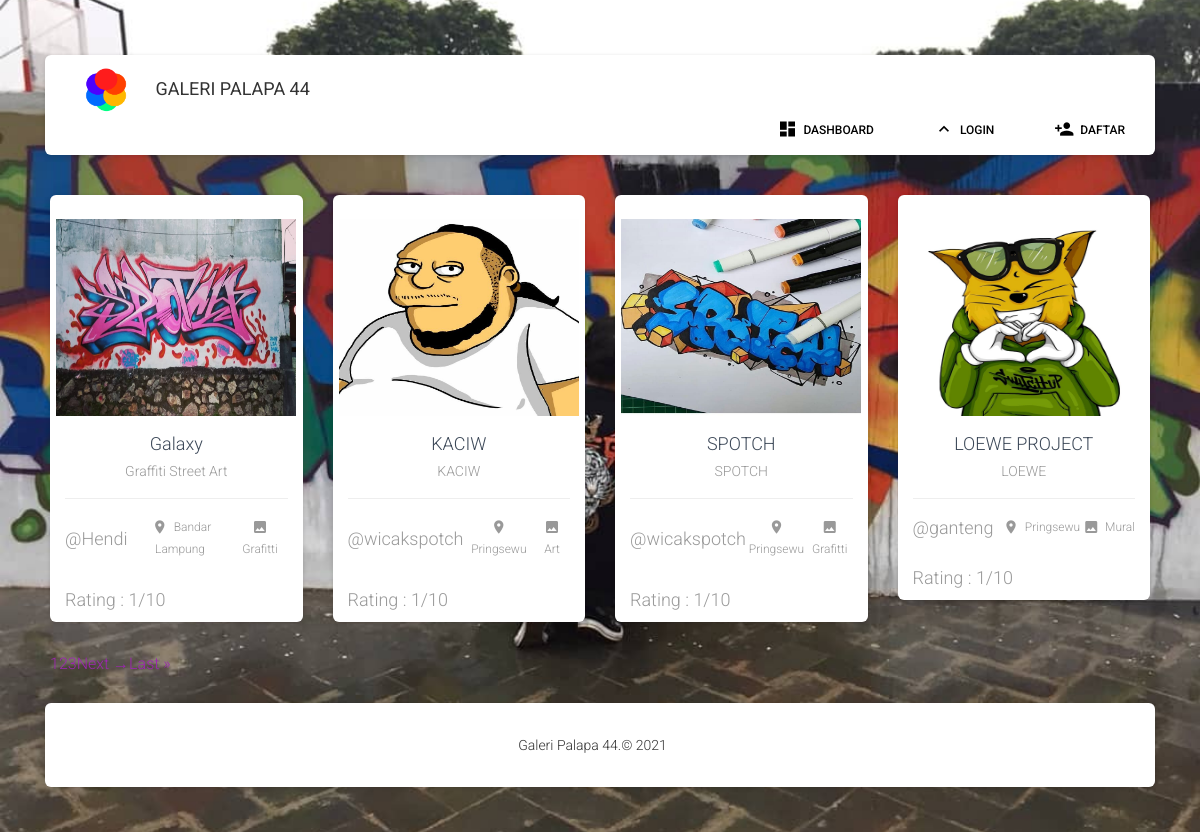
The page / on the database its author committed.
### tables this page shows
CREATE TABLE `tbl_karya` (
  `id_karya` int(11) NOT NULL,
  `id_pengguna` int(11) DEFAULT NULL,
  `judulkarya` varchar(100) NOT NULL,
  `fotokarya` varchar(100) DEFAULT NULL,
  `deskripsikarya` text DEFAULT NULL,
  `tglkarya` varchar(30) DEFAULT NULL,
  `id_kategori` int(11) DEFAULT NULL
);

CREATE TABLE `tbl_pengguna` (
  `id_pengguna` int(11) NOT NULL,
  `username` varchar(100) DEFAULT NULL,
  `password` varchar(100) DEFAULT NULL,
  `namalengkap` varchar(50) DEFAULT NULL,
  `tanggallahir` varchar(30) DEFAULT NULL,
  `alamat` text DEFAULT NULL,
  `kota` varchar(50) DEFAULT NULL,
  `notelp` varchar(50) DEFAULT NULL,
  `halamanweb` varchar(100) DEFAULT NULL,
  `bio` text DEFAULT NULL,
  `email` varchar(50) DEFAULT NULL,
  `fotoprofile` varchar(100) DEFAULT NULL,
  `statuspengguna` varchar(50) DEFAULT NULL
);

CREATE TABLE `tbl_kategori` (
  `id_kategori` int(11) NOT NULL,
  `namakategori` varchar(100) DEFAULT NULL
);

### index.php (called while the page is built, shortened)
<?php
require_once BASEPATH.'core/CodeIgniter.php';

### application/models/Master.php (called while the page is built, shortened)
<?php defined('BASEPATH') OR exit('No direct script access allowed');
class Master extends CI_Model{
	public function data_karya($dari, $sampai){
		if($this->uri->segment(3)==null){
			$sampai = 0;
		}
		else{
			$sampai = $from = $this->uri->segment(3);
		}
        $query =$this->db->query("SELECT * FROM `tbl_karya`, tbl_kategori, tbl_pengguna where tbl_karya.id_kategori = tbl_kategori.id_kategori and tbl_karya.id_pengguna = tbl_pengguna.id_pengguna order by id_karya DESC LIMIT $sampai, $dari ");
        return $query->result();
	}
}

### application/views/index.php (the view, shortened to what this page needs)
<div class="wrapper wrapper-full-page">
  <div class="page-header pricing-page "  style="background-image: url('<?php echo base_url(""); ?>/assets/img/OPSI4.jpg')">
      <div class="container">
      <div class="row">
        <div class="col-md-2 ml-auto mr-auto text-center">
        </div>
      </div>
      <div class="row">
        <div class="card-body ">
                      <br>
                      <div class="row">
				<?php foreach($v as $karya) { ?>
                        <div class="col-md-3">
                          <div class="card card-product"><br/>
                            <center>
                                <img class="img" src="<?php echo base_url(""); ?>assets/img/<?php echo $karya->fotokarya; ?>" width="240px" height="197px">
                              </center>
                            <div class="card-body">
                              <h4 class="card-title">
                                <a href="#pablo"><?php echo $karya->judulkarya; ?></a>
                              </h4>
                              <div class="card-description">
                               <?php echo $karya->deskripsikarya; ?>
                              </div>
                            </div>
                            <div class="card-footer">
                              <div class="price">
                                <h4>@<?php echo $karya->username; ?></h4>
                              </div>
                              <div class="stats">
                                <p class="card-category"><i class="material-icons">place</i> <?php echo $karya->kota; ?></p><br>
						  <p class="card-category"><i class="material-icons">image</i> <?php echo $karya->namakategori; ?></p>
                              </div>
                            </div>
					  <?php
					  $kquery =$this->db->query("SELECT sum(jumlahrating) as jumlahrating FROM tbl_rating where tbl_rating.id_karya = '$karya->id_karya'");
      $karyax =  $kquery->result();
 $kquery2 =$this->db->query("SELECT * FROM tbl_rating where tbl_rating.id_karya = '$karya->id_karya'");
      $jumlahx =  $kquery2->num_rows();
foreach($karyax as $ky) {
 $totalrating = $ky->jumlahrating;
?>
					  <div class="card-footer">
                              <div class="price">
						<?php if($jumlahx != null) {?>
                                <h4>Rating : <?php echo $totalrating/$jumlahx; ?>/10</h4>
						<?php }?>
                              </div>
                            </div>
<?php $totalratingx[] = null; } ?>
                          </div>
                        </div>
                       <?php } ?>
                        </div>
				  <font color="yellow">
				  <?php echo $this->pagination->create_links(); ?>
                     </div>
                        </div>
      </div>
    </div>

### application/views/header.php (shortened to what this page needs)
<!DOCTYPE html>
<html lang="en">
<head>
  <link rel="stylesheet" href="https://maxcdn.bootstrapcdn.com/font-awesome/latest/css/font-awesome.min.css">
  <link href="<?php echo base_url(""); ?>assets/css/material-dashboard.min.css?v=2.1.0" rel="stylesheet" />
  <link href="<?php echo base_url(""); ?>assets/demo/demo.css" rel="stylesheet" />
</head>
<body class="off-canvas-sidebar">
  <nav class="navbar navbar-expand-lg navbar-transparent navbar-absolute fixed-top text-white">
    <div class="container">
          <div class="card">
                 <div class="">
      <div class="navbar-wrapper">
        <a class="navbar-brand" href="#pablo"><img width="90" height="50" src="<?php echo base_url(""); ?>assets/img/logo.png"> <b>GALERI PALAPA 44</b></a>
      </div>
      <div class="collapse navbar-collapse justify-content-end">
        <ul class="navbar-nav">
          <li class="nav-item">
            <a href="<?php echo base_url(""); ?>" class="nav-link"><font color="black">
              <i class="material-icons">dashboard</i> Dashboard</font>
            </a>
          </li>
		   <?php if($this->session->userdata('id_pengguna') == null){ ?>
          <li class="nav-item ">
            <a href="<?php echo base_url("app/login_pengguna"); ?>" class="nav-link">
              <font color="black"><i class="material-icons">keyboard_arrow_up</i> Login</font>
            </a>
          </li>
		  <li class="nav-item ">
            <a href="<?php echo base_url("app/daftar"); ?>" class="nav-link">
              <font color="black"><i class="material-icons">person_add</i> Daftar</font>
            </a>
          </li>
		   <?php } ?>
        </ul>
      </div>
    </div>
     </div>
    </div>
  </nav>

### application/controllers/App.php (shortened to what this page needs)
<?php
class App extends CI_Controller {
	function __construct(){
		$this->load->model('master');
	}
	public function index()
	{
		$data['nama'] = $this->session->userdata('nama');
		$data['username'] = $this->session->userdata('username');
		$data['judul'] = "Home ";
		$this->load->view('/header', $data);
		$jumlahdata = $this->master->page_karya();
		$this->load->library('pagination');
		$config['per_page'] = 4;
		$from = $this->uri->segment(3);
		$config['full_tag_open'] = '<div ><ul class="pagination">';
		$config['full_tag_close'] = '</ul></div>';
		$config['last_tag_open'] = '<li class="next page">';
		$config['last_tag_close'] = '</li>';
		$config['next_tag_open'] = '<li class="next page">';
		$config['next_tag_close'] = '</li>';
		$config['cur_tag_open'] = '<li class="active"><a href="">';
		$config['cur_tag_close'] = '</a></li>';
		$config['num_tag_open'] = '<li class="page">';
		$config['num_tag_close'] = '</li>';
		$data['v'] = $this->master->data_karya($config['per_page'],$from);
		$data['pengguna'] = $this->master->masterpengguna();
		$data['kategori'] = $this->master->masterkategori();
		$data['jd'] = $jumlahdata;
		$data['jumlahx'] =  0;
		$this->load->view('/index', $data);
		$this->load->view('/footer');
	}
}

### application/views/footer.php (shortened to what this page needs)
          <footer class="footer">
        <div class="container">
           <div class="card ">
                <div class="card-body ">
          <div class="copyright float-center">
             Galeri Palapa 44.&copy; <?php echo date('20y'); ?>
          </div>
        </div>
      </footer>
    </div>
</body>
</html>

### rows shown on the page
tbl_karya: fotokarya (picture), judulkarya "Galaxy", deskripsikarya "Graffiti Street Art", id_pengguna.username "Hendi", id_pengguna.kota "Bandar Lampung", id_kategori.namakategori "Grafitti", jumlahx "1"
tbl_karya: fotokarya (picture), judulkarya "KACIW", deskripsikarya "KACIW", id_pengguna.username "wicakspotch", id_pengguna.kota "Pringsewu", id_kategori.namakategori "Art", jumlahx "1"
tbl_karya: fotokarya (picture), judulkarya "SPOTCH", deskripsikarya "SPOTCH", id_pengguna.username "wicakspotch", id_pengguna.kota "Pringsewu", id_kategori.namakategori "Grafitti", jumlahx "1"
tbl_karya: fotokarya (picture), judulkarya "LOEWE PROJECT", deskripsikarya "LOEWE", id_pengguna.username "ganteng", id_pengguna.kota "Pringsewu", id_kategori.namakategori "Mural", jumlahx "1"

### other values the page prints
$this->pagination->create_links() "1 2 3 Next → Last »"
